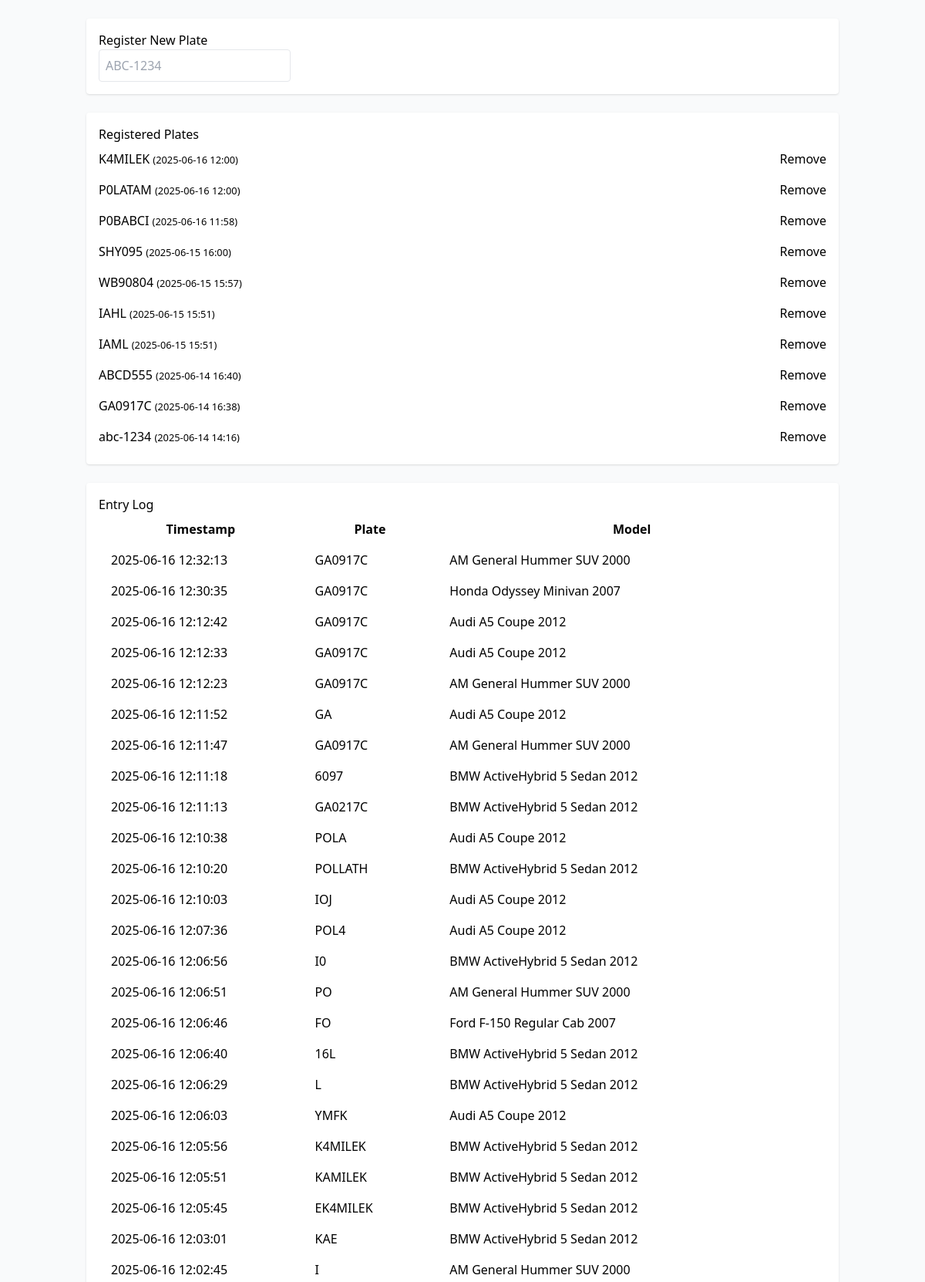
The page /admin (upper part) on the database its author committed.
### src/db/models.py (models this page shows)
class Plate(SQLModel, table=True):
    id: int = Field(default=None, primary_key=True)
    text: str
    when: datetime = Field(default_factory=datetime.utcnow)

class EntryLog(SQLModel, table=True):
    id: int = Field(default=None, primary_key=True)
    plate_text: str
    model_name: str | None = None
    timestamp: datetime = Field(default_factory=datetime.utcnow)

### src/routes/admin_panel.py (the view)
@router.get("/admin", response_class=HTMLResponse)
async def admin_page(request: Request, session=Depends(get_session)):
    plates = session.exec(select(Plate).order_by(Plate.when.desc())).all()
    logs = session.exec(
        select(EntryLog).order_by(EntryLog.timestamp.desc()),
    ).all()
    return templates.TemplateResponse(
        "admin.html",
        {"request": request, "plates": plates, "logs": logs},
    )

### src/templates/admin.html (shortened to what this page needs)
{% extends "base.html" %}
{% block content %}
<div class="bg-white p-4 rounded shadow mb-6">
  <h2 class="text-xl font-semibold mb-2">Register New Plate</h2>
  <form action="/admin/register" method="post" class="flex space-x-2">
    <input type="text" name="plate_text" placeholder="ABC-1234" required
           class="flex-1 border p-2 rounded" />
    <button type="submit" class="bg-green-600 text-white px-4 py-2 rounded">Add</button>
  </form>
</div>
<div class="bg-white p-4 rounded shadow mb-6">
  <h2 class="text-xl font-semibold mb-2">Registered Plates</h2>
  <ul class="divide-y">
    {% for p in plates %}
    <li class="py-2 flex justify-between items-center">
      <span>{{ p.text }} <small class="text-gray-500">({{ p.when.strftime('%Y-%m-%d %H:%M') }})</small></span>
      <form action="/admin/remove" method="post" class="inline">
        <button type="submit" class="text-red-600 hover:underline">Remove</button>
      </form>
    </li>
    {% else %}
    <li class="py-2 text-gray-500">No plates registered.</li>
    {% endfor %}
  </ul>
</div>
<div class="bg-white p-4 rounded shadow">
  <h2 class="text-xl font-semibold mb-2">Entry Log</h2>
  <div class="overflow-auto">
    <table class="w-full table-auto">
      <thead>
        <tr class="bg-gray-100">
          <th class="px-4 py-2 text-left">Timestamp</th>
          <th class="px-4 py-2 text-left">Plate</th>
          <th class="px-4 py-2 text-left">Model</th>
        </tr>
      </thead>
      <tbody>
        {% for log in logs %}
        <tr class="border-t">
          <td class="px-4 py-2">{{ log.timestamp.strftime('%Y-%m-%d %H:%M:%S') }}</td>
          <td class="px-4 py-2">{{ log.plate_text }}</td>
          <td class="px-4 py-2">{{ log.model_name or '-' }}</td>
        </tr>
        {% else %}
        <tr><td colspan="3" class="px-4 py-2 text-gray-500">No entries yet.</td></tr>
        {% endfor %}
      </tbody>
    </table>
  </div>
</div>
{% endblock %}

### src/templates/base.html (shortened to what this page needs)
<!DOCTYPE html>
<html lang="en">
<head>
  <link href="/static/css/tailwind.css" rel="stylesheet" />
</head>
<body class="bg-gray-50 min-h-screen">
  <div class="container mx-auto p-6">
    {% block content %}{% endblock %}
  </div>
</body>
</html>

### rows shown on the page
Plate: text "K4MILEK", when "2025-06-16 12:00"
Plate: text "P0LATAM", when "2025-06-16 12:00"
Plate: text "P0BABCI", when "2025-06-16 11:58"
Plate: text "SHY095", when "2025-06-15 16:00"
Plate: text "WB90804", when "2025-06-15 15:57"
Plate: text "IAHL", when "2025-06-15 15:51"
Plate: text "IAML", when "2025-06-15 15:51"
Plate: text "ABCD555", when "2025-06-14 16:40"
Plate: text "GA0917C", when "2025-06-14 16:38"
Plate: text "abc-1234", when "2025-06-14 14:16"
EntryLog: timestamp "2025-06-16 12:32:13", plate_text "GA0917C", model_name "AM General Hummer SUV 2000"
EntryLog: timestamp "2025-06-16 12:30:35", plate_text "GA0917C", model_name "Honda Odyssey Minivan 2007"
EntryLog: timestamp "2025-06-16 12:12:42", plate_text "GA0917C", model_name "Audi A5 Coupe 2012"
EntryLog: timestamp "2025-06-16 12:12:33", plate_text "GA0917C", model_name "Audi A5 Coupe 2012"
EntryLog: timestamp "2025-06-16 12:12:23", plate_text "GA0917C", model_name "AM General Hummer SUV 2000"
EntryLog: timestamp "2025-06-16 12:11:52", plate_text "GA", model_name "Audi A5 Coupe 2012"
EntryLog: timestamp "2025-06-16 12:11:47", plate_text "GA0917C", model_name "AM General Hummer SUV 2000"
EntryLog: timestamp "2025-06-16 12:11:18", plate_text "6097", model_name "BMW ActiveHybrid 5 Sedan 2012"
EntryLog: timestamp "2025-06-16 12:11:13", plate_text "GA0217C", model_name "BMW ActiveHybrid 5 Sedan 2012"
EntryLog: timestamp "2025-06-16 12:10:38", plate_text "POLA", model_name "Audi A5 Coupe 2012"
EntryLog: timestamp "2025-06-16 12:10:20", plate_text "POLLATH", model_name "BMW ActiveHybrid 5 Sedan 2012"
EntryLog: timestamp "2025-06-16 12:10:03", plate_text "IOJ", model_name "Audi A5 Coupe 2012"
EntryLog: timestamp "2025-06-16 12:07:36", plate_text "POL4", model_name "Audi A5 Coupe 2012"
EntryLog: timestamp "2025-06-16 12:06:56", plate_text "I0", model_name "BMW ActiveHybrid 5 Sedan 2012"
EntryLog: timestamp "2025-06-16 12:06:51", plate_text "PO", model_name "AM General Hummer SUV 2000"
EntryLog: timestamp "2025-06-16 12:06:46", plate_text "FO", model_name "Ford F-150 Regular Cab 2007"
EntryLog: timestamp "2025-06-16 12:06:40", plate_text "16L", model_name "BMW ActiveHybrid 5 Sedan 2012"
EntryLog: timestamp "2025-06-16 12:06:29", plate_text "L", model_name "BMW ActiveHybrid 5 Sedan 2012"
EntryLog: timestamp "2025-06-16 12:06:03", plate_text "YMFK", model_name "Audi A5 Coupe 2012"
EntryLog: timestamp "2025-06-16 12:05:56", plate_text "K4MILEK", model_name "BMW ActiveHybrid 5 Sedan 2012"
EntryLog: timestamp "2025-06-16 12:05:51", plate_text "KAMILEK", model_name "BMW ActiveHybrid 5 Sedan 2012"
EntryLog: timestamp "2025-06-16 12:05:45", plate_text "EK4MILEK", model_name "BMW ActiveHybrid 5 Sedan 2012"
EntryLog: timestamp "2025-06-16 12:03:01", plate_text "KAE", model_name "BMW ActiveHybrid 5 Sedan 2012"
EntryLog: timestamp "2025-06-16 12:02:45", plate_text "I", model_name "AM General Hummer SUV 2000"
